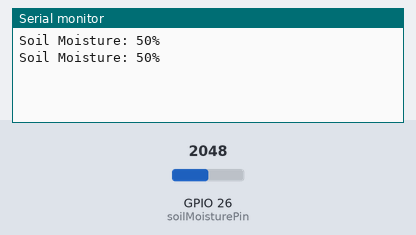
This sketch was run on a simulated ESP32. Parts: the last lines printed to the serial monitor. The inputs (shaded band) are chosen by the test bench; at power-on: GPIO 26 (soilMoisturePin) = 2048.

Above: at 1.8 s.
1.9 s: GPIO 26 (soilMoisturePin) set to 2866
At 2.4 s:
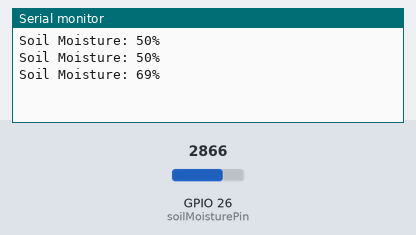
3.4 s: GPIO 26 (soilMoisturePin) set to 3603
At 4.8 s:
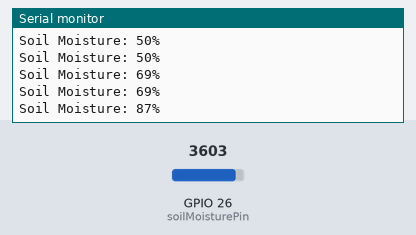
Timing chart, 0 to 6.4 s (numbered marks = the images above; inputs shaded):
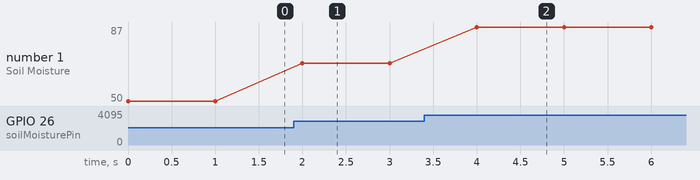

Measured:
- after the input at 1.9 s, the serial monitor: prints a new line after 0.10 s (image 1)
- after the input at 3.4 s, the serial monitor: prints a new line after 0.60 s (image 2)
- plotted number 1: 50 → 69 after the input at 1.9 s, 69 → 87 after the input at 3.4 s

The sketch:

soil_moisture_level_data_checking.ino
```cpp
// Analog soil moisture sensor pin
const int soilMoisturePin = 26;

void setup() {
  Serial.begin(115200);
}

void loop() {
  // Read the analog value from the soil moisture sensor
  int soilMoistureValue = analogRead(soilMoisturePin);

  // Map the analog value to a moisture percentage (adjust the values based on your sensor)
  int moisturePercentage = map(soilMoistureValue, 0, 4095, 0, 100);

  // Print the moisture percentage
  Serial.print("Soil Moisture: ");
  Serial.print(moisturePercentage);
  Serial.println("%");

  delay(1000); // Wait for 2 seconds before the next reading
}
```
